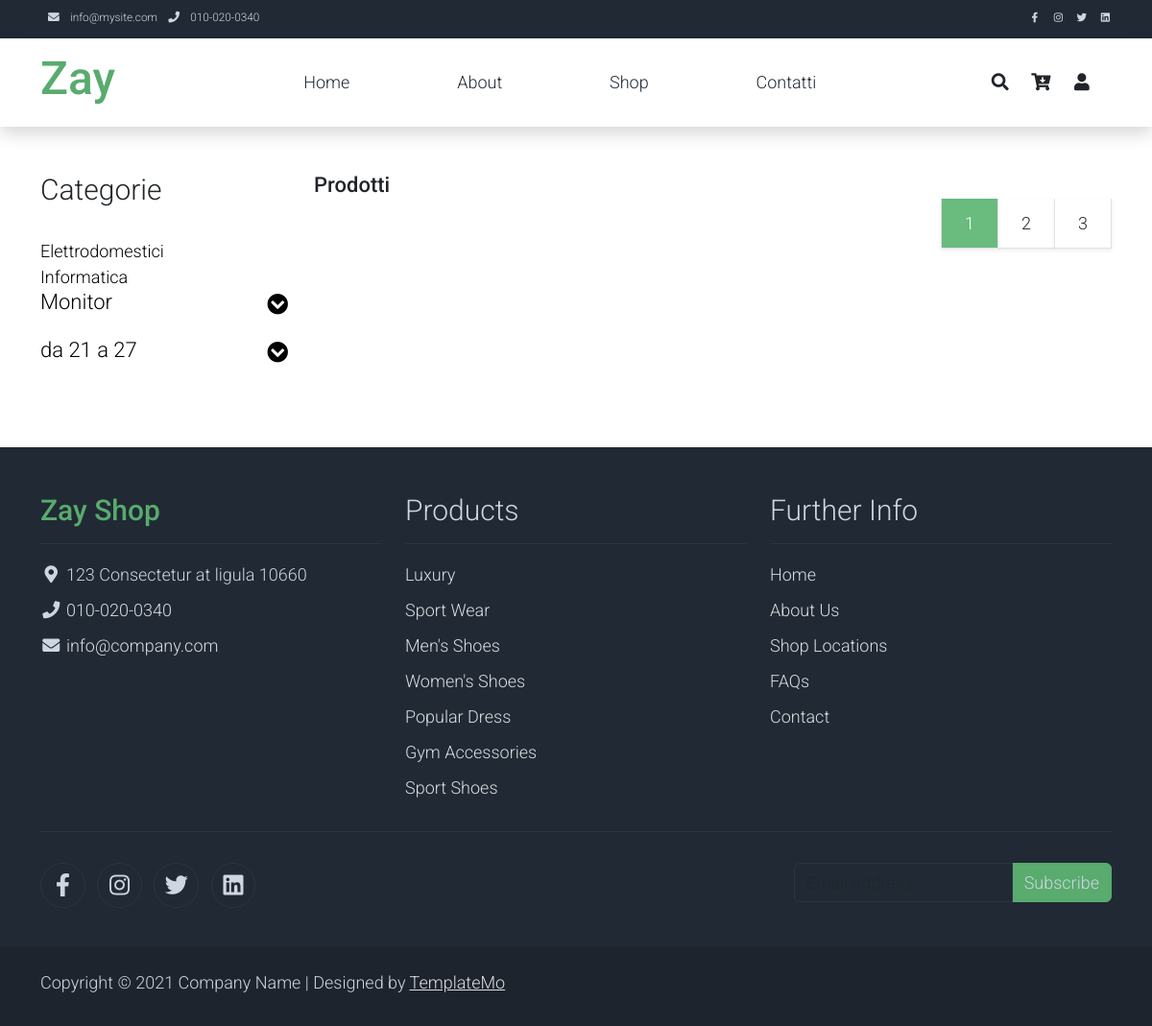
The app's page /shop/ with its own data.
### shop/models.py (models this page shows, shortened)
class Categorie(models.Model):
    categoria_principale = models.ForeignKey('self', null=True, blank=True, related_name='caegoria_principale', on_delete=models.CASCADE)
    nome = models.CharField(max_length=200)
    slug = models.SlugField(max_length=200, unique=True)
    class Meta:
        ordering = ['nome']
        indexes = [
            models.Index(fields=['nome'])
        ]
        unique_together = ('slug','categoria_principale') #rendo unico il nome della categoria
        verbose_name = 'categorie'
        verbose_name_plural = 'categorie'
    def get_absolute_url(self):
        return reverse("shop:product_list_by_category", args=[self.slug])

### shop/views.py (the view)
# urls.py: path('', views.lista_prodotti, name='lista_prodotti'),
def lista_prodotti(request, categoria_slug=None):
    categoria = None
    categorie = Categorie.objects.all()
    prodotti = Prodotti.objects.filter(pubblicato=True)
    if categoria_slug:
        categoria = get_object_or_404(Categorie, slug=categoria_slug)#Salvo in catogoria il nome dello slug
        prodotti = Prodotti.objects.filter(categoria=categoria).filter(pubblicato=True)#Estraggo solo i prodotti della categoria passata
    print(categoria)
    return render(request,'shop/lista_prodotti.html', {'categorie':categorie, 'prodotti':prodotti, 'categoria':categoria})

### cart/cart.py (called while the page is built)
    def __len__(self):
        return sum(item['quantita'] for item in self.cart.values())

### cart/context_processors.py (called while the page is built)
def cart(request):
    return {'cart':Cart(request)}

### templates/shop/lista_prodotti.html (shortened to what this page needs)
{% extends "base.html" %}
{% block content %}
<div class="row">
    <div class="col-lg-3">
        <h1 class="h2 pb-4">Categorie</h1>
        <ul class="list-unstyled templatemo-accordion">
            {% for cat in categorie %}
                {% if not cat.categoria_principale %}
                <li><a class="text-decoration-none" href="{{ cat.get_absolute_url }}">{{ cat.nome }}</a></li>
                {% else %}
                <li class="pb-3">
                    <a class="collapsed d-flex justify-content-between h3 text-decoration-none" href="{{ cat.get_absolute_url }}">
                        {{ cat.nome }}
                        <i class="fa fa-fw fa-chevron-circle-down mt-1"></i>
                    </a>
                </li>
                {% endif %}
            {% endfor %}
        </ul>
    </div>
    <div class="col-lg-9">
        <div class="row">
            <div class="col-md-6">
                <li class="list-inline-item">
                    <span class="h3 text-dark text-decoration-none mr-3">{% if categoria %}{{categoria}}{% else %}Prodotti{% endif %}</span>
                </li>
            </div>
        </div>
        <div div="row">
            <ul class="pagination pagination-lg justify-content-end">
                <li class="page-item disabled">
                    <a class="page-link active rounded-0 mr-3 shadow-sm border-top-0 border-left-0" href="#" tabindex="-1">1</a>
                </li>
                <li class="page-item">
                    <a class="page-link rounded-0 mr-3 shadow-sm border-top-0 border-left-0 text-dark" href="#">2</a>
                </li>
                <li class="page-item">
                    <a class="page-link rounded-0 shadow-sm border-top-0 border-left-0 text-dark" href="#">3</a>
                </li>
            </ul>
        </div>
    </div>
</div>
{% endblock content %}

### static/css/templatemo.css (style rules this page uses)
body, ul, li, p, a, label, input, div { font-family: 'Roboto', sans-serif; font-size: 18px !important; font-weight: 300 !important; }
.h2 { font-family: 'Roboto', sans-serif; font-size: 30px !important; font-weight: 300; }
.h3 { font-family: 'Roboto', sans-serif; font-size: 22px !important; }
.pagination .page-link:hover, .pagination .page-link.active { background-color: #69bb7e; color: #fff; }
.templatemo-accordion a { color: #000; }

### records on screen
Categorie: nome "Elettrodomestici"
Categorie: nome "Informatica"
Categorie: nome "Monitor"
Categorie: nome "da 21 a 27"
